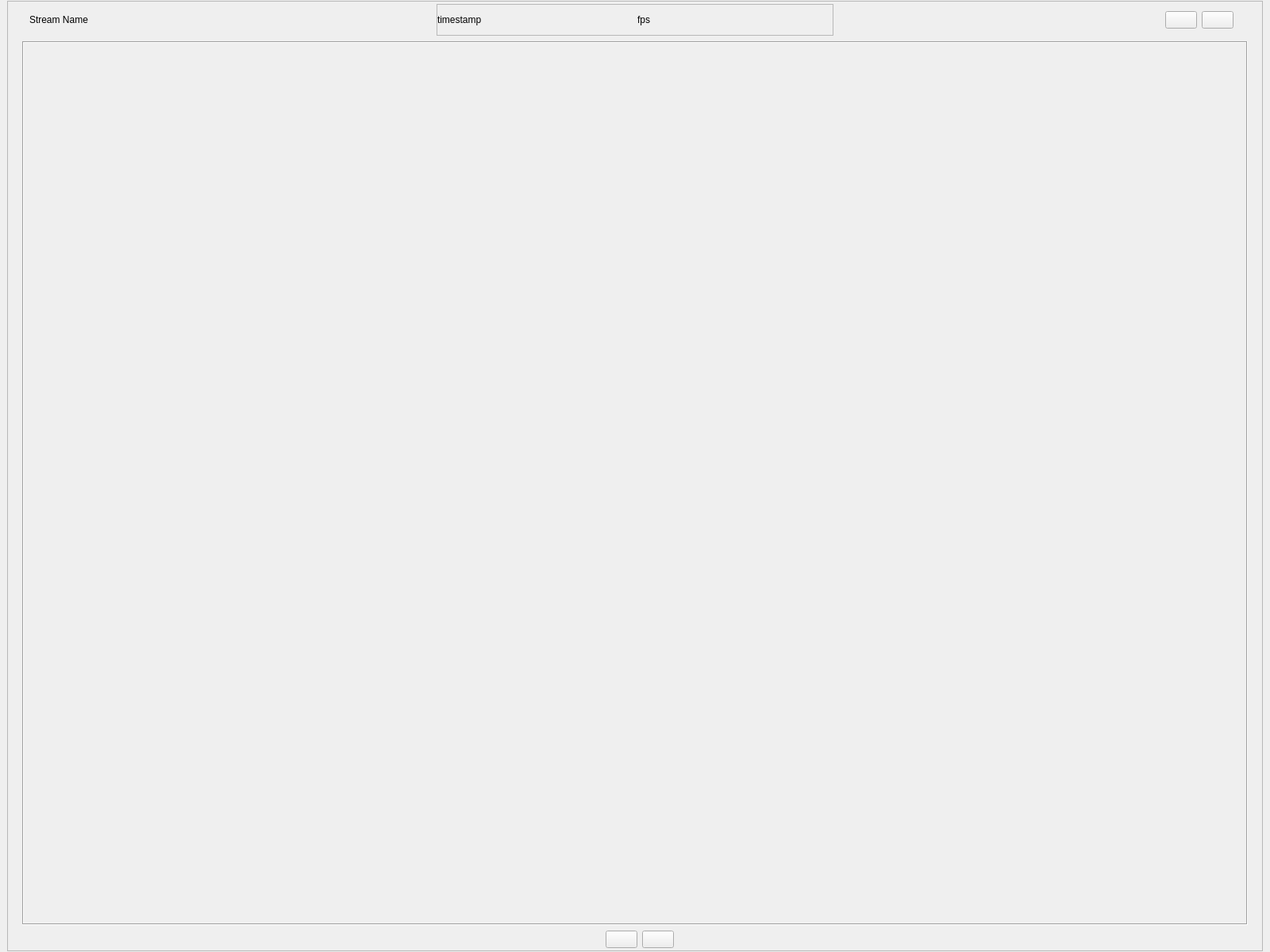
<?xml version="1.0" encoding="UTF-8"?>
<ui version="4.0">
 <class>Form</class>
 <widget class="QWidget" name="Form">
  <property name="geometry">
   <rect>
    <x>0</x>
    <y>0</y>
    <width>1600</width>
    <height>1200</height>
   </rect>
  </property>
  <property name="windowTitle">
   <string>Form</string>
  </property>
  <layout class="QVBoxLayout" name="TopLayout">
   <property name="leftMargin">
    <number>9</number>
   </property>
   <property name="topMargin">
    <number>1</number>
   </property>
   <property name="rightMargin">
    <number>9</number>
   </property>
   <property name="bottomMargin">
    <number>1</number>
   </property>
   <item>
    <widget class="QFrame" name="frame">
     <property name="frameShape">
      <enum>QFrame::StyledPanel</enum>
     </property>
     <property name="frameShadow">
      <enum>QFrame::Plain</enum>
     </property>
     <property name="lineWidth">
      <number>1</number>
     </property>
     <property name="midLineWidth">
      <number>0</number>
     </property>
     <layout class="QVBoxLayout" name="verticalLayout">
      <property name="topMargin">
       <number>1</number>
      </property>
      <property name="bottomMargin">
       <number>1</number>
      </property>
      <item>
       <widget class="QWidget" name="widget" native="true">
        <layout class="QVBoxLayout" name="verticalLayout_3">
         <property name="leftMargin">
          <number>9</number>
         </property>
         <property name="topMargin">
          <number>1</number>
         </property>
         <property name="rightMargin">
          <number>9</number>
         </property>
         <property name="bottomMargin">
          <number>1</number>
         </property>
         <item>
          <widget class="QWidget" name="MetaInfoWidget" native="true">
           <property name="sizePolicy">
            <sizepolicy hsizetype="Preferred" vsizetype="Minimum">
             <horstretch>0</horstretch>
             <verstretch>0</verstretch>
            </sizepolicy>
           </property>
           <property name="maximumSize">
            <size>
             <width>16777215</width>
             <height>16777215</height>
            </size>
           </property>
           <layout class="QHBoxLayout" name="horizontalLayout">
            <property name="leftMargin">
             <number>9</number>
            </property>
            <property name="topMargin">
             <number>1</number>
            </property>
            <property name="rightMargin">
             <number>9</number>
            </property>
            <property name="bottomMargin">
             <number>1</number>
            </property>
            <item alignment="Qt::AlignLeft">
             <widget class="QLabel" name="StreamNameLabel">
              <property name="sizePolicy">
               <sizepolicy hsizetype="Minimum" vsizetype="Preferred">
                <horstretch>0</horstretch>
                <verstretch>0</verstretch>
               </sizepolicy>
              </property>
              <property name="text">
               <string>Stream Name</string>
              </property>
             </widget>
            </item>
            <item>
             <widget class="QFrame" name="frame_2">
              <property name="sizePolicy">
               <sizepolicy hsizetype="Fixed" vsizetype="Preferred">
                <horstretch>0</horstretch>
                <verstretch>0</verstretch>
               </sizepolicy>
              </property>
              <property name="maximumSize">
               <size>
                <width>500</width>
                <height>16777215</height>
               </size>
              </property>
              <property name="frameShape">
               <enum>QFrame::StyledPanel</enum>
              </property>
              <property name="frameShadow">
               <enum>QFrame::Raised</enum>
              </property>
              <layout class="QHBoxLayout" name="horizontalLayout_4">
               <property name="leftMargin">
                <number>0</number>
               </property>
               <property name="topMargin">
                <number>0</number>
               </property>
               <property name="rightMargin">
                <number>0</number>
               </property>
               <property name="bottomMargin">
                <number>0</number>
               </property>
               <item>
                <widget class="QLabel" name="ts_label">
                 <property name="sizePolicy">
                  <sizepolicy hsizetype="Ignored" vsizetype="Minimum">
                   <horstretch>0</horstretch>
                   <verstretch>0</verstretch>
                  </sizepolicy>
                 </property>
                 <property name="maximumSize">
                  <size>
                   <width>250</width>
                   <height>16777215</height>
                  </size>
                 </property>
                 <property name="toolTip">
                  <string>Timestamp of the most recent frame received.</string>
                 </property>
                 <property name="text">
                  <string>timestamp</string>
                 </property>
                </widget>
               </item>
               <item>
                <widget class="QLabel" name="fs_label">
                 <property name="sizePolicy">
                  <sizepolicy hsizetype="Ignored" vsizetype="Minimum">
                   <horstretch>0</horstretch>
                   <verstretch>0</verstretch>
                  </sizepolicy>
                 </property>
                 <property name="maximumSize">
                  <size>
                   <width>250</width>
                   <height>16777215</height>
                  </size>
                 </property>
                 <property name="toolTip">
                  <string>Average number of frames received per second over a recent period of time.</string>
                 </property>
                 <property name="text">
                  <string>fps</string>
                 </property>
                </widget>
               </item>
              </layout>
             </widget>
            </item>
            <item alignment="Qt::AlignRight">
             <widget class="QWidget" name="WindowButtonWidget" native="true">
              <layout class="QHBoxLayout" name="horizontalLayout_3">
               <item>
                <widget class="QPushButton" name="PopWindowBtn">
                 <property name="sizePolicy">
                  <sizepolicy hsizetype="Minimum" vsizetype="Minimum">
                   <horstretch>0</horstretch>
                   <verstretch>0</verstretch>
                  </sizepolicy>
                 </property>
                 <property name="minimumSize">
                  <size>
                   <width>0</width>
                   <height>0</height>
                  </size>
                 </property>
                 <property name="maximumSize">
                  <size>
                   <width>16777215</width>
                   <height>16777215</height>
                  </size>
                 </property>
                 <property name="toolTip">
                  <string>Pop as a separate windowq</string>
                 </property>
                 <property name="accessibleName">
                  <string>PopWindowBtn</string>
                 </property>
                 <property name="text">
                  <string/>
                 </property>
                 <property name="Pop Window" stdset="0">
                  <string>Remove Stream</string>
                 </property>
                </widget>
               </item>
               <item>
                <widget class="QPushButton" name="RemoveStreamBtn">
                 <property name="sizePolicy">
                  <sizepolicy hsizetype="Minimum" vsizetype="Minimum">
                   <horstretch>0</horstretch>
                   <verstretch>0</verstretch>
                  </sizepolicy>
                 </property>
                 <property name="minimumSize">
                  <size>
                   <width>0</width>
                   <height>0</height>
                  </size>
                 </property>
                 <property name="toolTip">
                  <string>Remove this stream</string>
                 </property>
                 <property name="text">
                  <string/>
                 </property>
                 <property name="Stop Stream" stdset="0">
                  <string>Remove Stream</string>
                 </property>
                </widget>
               </item>
              </layout>
             </widget>
            </item>
           </layout>
          </widget>
         </item>
         <item>
          <widget class="QWidget" name="VisualizationWidget" native="true">
           <property name="sizePolicy">
            <sizepolicy hsizetype="Preferred" vsizetype="Expanding">
             <horstretch>0</horstretch>
             <verstretch>0</verstretch>
            </sizepolicy>
           </property>
           <layout class="QVBoxLayout" name="viz_group_layout">
            <property name="leftMargin">
             <number>0</number>
            </property>
            <property name="topMargin">
             <number>0</number>
            </property>
            <property name="rightMargin">
             <number>0</number>
            </property>
            <property name="bottomMargin">
             <number>0</number>
            </property>
            <item>
             <widget class="QScrollArea" name="scrollArea">
              <property name="frameShape">
               <enum>QFrame::Box</enum>
              </property>
              <property name="widgetResizable">
               <bool>true</bool>
              </property>
              <widget class="QWidget" name="scrollAreaWidgetContents">
               <property name="geometry">
                <rect>
                 <x>0</x>
                 <y>0</y>
                 <width>1540</width>
                 <height>1106</height>
                </rect>
               </property>
               <layout class="QVBoxLayout" name="viz_group_scroll_layout">
                <property name="topMargin">
                 <number>1</number>
                </property>
                <property name="bottomMargin">
                 <number>1</number>
                </property>
               </layout>
              </widget>
             </widget>
            </item>
           </layout>
          </widget>
         </item>
         <item alignment="Qt::AlignHCenter">
          <widget class="QWidget" name="StreamButtonWidget" native="true">
           <property name="sizePolicy">
            <sizepolicy hsizetype="Preferred" vsizetype="Minimum">
             <horstretch>0</horstretch>
             <verstretch>0</verstretch>
            </sizepolicy>
           </property>
           <property name="minimumSize">
            <size>
             <width>0</width>
             <height>0</height>
            </size>
           </property>
           <property name="maximumSize">
            <size>
             <width>16777215</width>
             <height>64</height>
            </size>
           </property>
           <layout class="QHBoxLayout" name="horizontalLayout_2">
            <property name="leftMargin">
             <number>9</number>
            </property>
            <property name="topMargin">
             <number>1</number>
            </property>
            <property name="rightMargin">
             <number>9</number>
            </property>
            <property name="bottomMargin">
             <number>1</number>
            </property>
            <item>
             <widget class="QLabel" name="StreamAvailablilityLabel">
              <property name="sizePolicy">
               <sizepolicy hsizetype="Minimum" vsizetype="Minimum">
                <horstretch>0</horstretch>
                <verstretch>0</verstretch>
               </sizepolicy>
              </property>
              <property name="minimumSize">
               <size>
                <width>0</width>
                <height>0</height>
               </size>
              </property>
              <property name="maximumSize">
               <size>
                <width>16777215</width>
                <height>16777215</height>
               </size>
              </property>
              <property name="text">
               <string/>
              </property>
             </widget>
            </item>
            <item>
             <widget class="QPushButton" name="StartStopStreamBtn">
              <property name="sizePolicy">
               <sizepolicy hsizetype="Minimum" vsizetype="Minimum">
                <horstretch>0</horstretch>
                <verstretch>0</verstretch>
               </sizepolicy>
              </property>
              <property name="minimumSize">
               <size>
                <width>0</width>
                <height>0</height>
               </size>
              </property>
              <property name="maximumSize">
               <size>
                <width>16777215</width>
                <height>16777215</height>
               </size>
              </property>
              <property name="toolTip">
               <string>Start plotting this stream</string>
              </property>
              <property name="text">
               <string/>
              </property>
              <property name="Start Stream" stdset="0">
               <string>Start Stream</string>
              </property>
             </widget>
            </item>
            <item>
             <widget class="QPushButton" name="OptionsBtn">
              <property name="sizePolicy">
               <sizepolicy hsizetype="Minimum" vsizetype="Minimum">
                <horstretch>0</horstretch>
                <verstretch>0</verstretch>
               </sizepolicy>
              </property>
              <property name="minimumSize">
               <size>
                <width>0</width>
                <height>0</height>
               </size>
              </property>
              <property name="maximumSize">
               <size>
                <width>16777215</width>
                <height>16777215</height>
               </size>
              </property>
              <property name="text">
               <string/>
              </property>
             </widget>
            </item>
           </layout>
          </widget>
         </item>
        </layout>
       </widget>
      </item>
     </layout>
    </widget>
   </item>
  </layout>
 </widget>
 <resources/>
 <connections/>
</ui>
